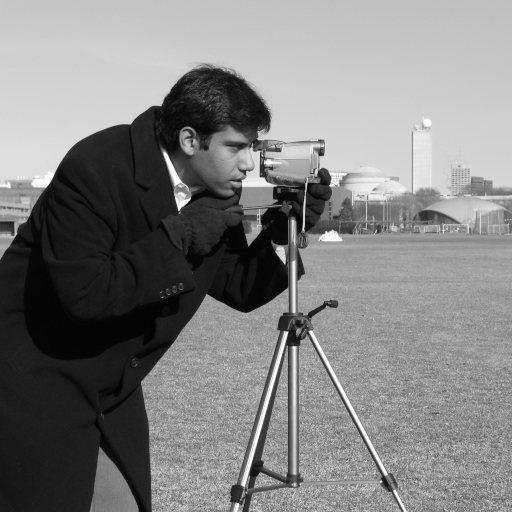
#> input picture skimage.data.camera(), 512 x 512 px
$ jupyter execute 5cv.ipynb   (shell and % lines are left out)   (older library calls are emulated)
#> lines starting #> are read from the running program, lines starting #| are printed output that depends on the picture
[cell 1]
import matplotlib.pyplot as plt
import numpy as np
from skimage import data, exposure, transform, io, data
from scipy import signal
from IPython.display import display
from skimage.color import rgb2gray

[cell 2]
plt.rcParams['text.color'] = 'w'
plt.rcParams['xtick.color'] = 'w'
plt.rcParams['ytick.color'] = 'w'
plt.rcParams['axes.labelcolor'] = 'w'

[cell 3]
mask = np.ones((3,3))
mask = mask * (1/mask.size)
display(mask)

orig_img = data.camera()
#> orig_img is the input picture: shape (512, 512); min 0, max 255, mean 129.1
conv_img = np.zeros(shape=orig_img.shape)

[cell 4]
mask_shape = mask.shape
orig_img_shape = orig_img.shape
#> orig_img_shape = (512, 512)

[cell 5]
for i  in range(0,orig_img_shape[0] - mask_shape[0]+1):
    for j in range(0, orig_img_shape[1] - mask_shape[1]+1):
        mask_img_mult = orig_img[i:i+mask_shape[0],j:j+mask_shape[1]] * mask
        conv_img[i + 1 , j + 1] = np.sum(mask_img_mult)

[cell 6]
plt.figure(figsize=(15,10))
#> (this line was passed over: IPython is not available in this run)
plt.subplot(121)
#> (this line was passed over: IPython is not available in this run)
plt.imshow(orig_img,cmap='gray')
#> (this line was passed over: IPython is not available in this run)
plt.subplot(122)
#> (this line was passed over: IPython is not available in this run)
plt.imshow(conv_img.astype(dtype=np.uint8),cmap='gray')
#> (this line was passed over: IPython is not available in this run)

[cell 7]
kernel = mask
orig_img2 = transform.resize(orig_img,np.floor(np.array(orig_img_shape)/20).astype(np.uint8))
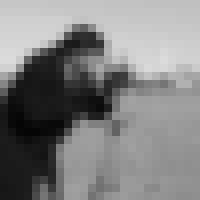
#> orig_img2: shape (25, 25) float64 (shown 8 times larger); min 0.0191, max 0.866, mean 0.506
full_conv = signal.convolve2d(orig_img2, kernel, mode='full')
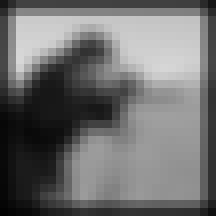
#> full_conv: shape (27, 27) float64 (shown 8 times larger); min 0.0102, max 0.845, mean 0.434
valid_conv = signal.convolve2d(orig_img2, kernel, mode='valid')
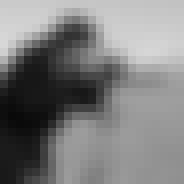
#> valid_conv: shape (23, 23) float64 (shown 8 times larger); min 0.0392, max 0.845, mean 0.493
same_conv = signal.convolve2d(orig_img2, kernel, mode='same')
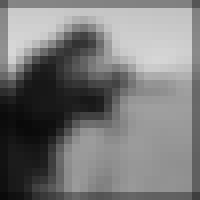
#> same_conv: shape (25, 25) float64 (shown 8 times larger); min 0.0392, max 0.845, mean 0.476
plt.figure(figsize=(15, 10))
#> (this line was passed over: IPython is not available in this run)
plt.set_cmap('gray')
#> (this line was passed over: IPython is not available in this run)
plt.subplot(131)
plt.imshow(valid_conv)
plt.title("Valid Convolution")
plt.subplot(132)
plt.title("Full Convolution")
plt.imshow(full_conv)
plt.subplot(133)
plt.title("Same Convolution")
plt.imshow(same_conv)
